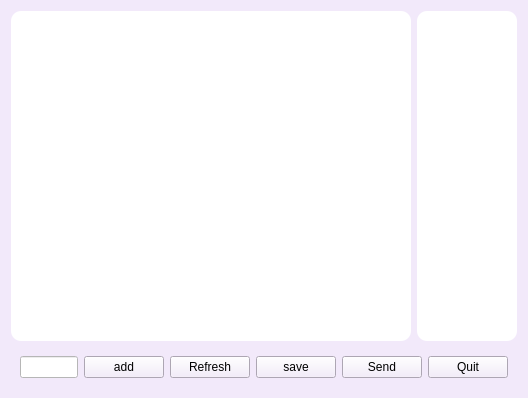
<?xml version="1.0" encoding="UTF-8"?>
<ui version="4.0">
 <class>GroupChat</class>
 <widget class="QWidget" name="GroupChat">
  <property name="geometry">
   <rect>
    <x>0</x>
    <y>0</y>
    <width>528</width>
    <height>398</height>
   </rect>
  </property>
  <property name="windowTitle">
   <string>ChatTime GroupChat</string>
  </property>
  <property name="styleSheet">
   <string notr="true">background-color: rgb(242, 233, 250);</string>
  </property>
  <layout class="QVBoxLayout" name="verticalLayout">
   <item>
    <layout class="QGridLayout" name="gridLayout">
     <item row="0" column="0">
      <widget class="QTextEdit" name="chatHistory">
       <property name="styleSheet">
        <string notr="true">background-color: rgb(255, 255, 255);border-radius: 10px;</string>
       </property>
      </widget>
     </item>
     <item row="1" column="0" colspan="2">
      <widget class="QWidget" name="widget" native="true">
       <layout class="QHBoxLayout" name="horizontalLayout">
        <item>
         <widget class="QLineEdit" name="messageInput">
          <property name="styleSheet">
           <string notr="true">background-color: rgb(255, 255, 255);</string>
          </property>
         </widget>
        </item>
        <item>
         <widget class="QPushButton" name="addFriendBtn">
          <property name="text">
           <string>add</string>
          </property>
         </widget>
        </item>
        <item>
         <widget class="QPushButton" name="refreshBtn">
          <property name="text">
           <string>Refresh</string>
          </property>
         </widget>
        </item>
        <item>
         <widget class="QPushButton" name="saveHistoryBtn">
          <property name="text">
           <string>save</string>
          </property>
         </widget>
        </item>
        <item>
         <widget class="QPushButton" name="sendBtn">
          <property name="text">
           <string>Send</string>
          </property>
         </widget>
        </item>
        <item>
         <widget class="QPushButton" name="Quit">
          <property name="text">
           <string>Quit</string>
          </property>
         </widget>
        </item>
       </layout>
      </widget>
     </item>
     <item row="0" column="1">
      <widget class="QListWidget" name="memberList">
       <property name="minimumSize">
        <size>
         <width>100</width>
         <height>200</height>
        </size>
       </property>
       <property name="maximumSize">
        <size>
         <width>100</width>
         <height>10000</height>
        </size>
       </property>
       <property name="styleSheet">
        <string notr="true">QListWidget {

	background-color: rgb(255, 255, 255);
    border: none;
    border-radius: 10px;

}
QListWidget::item {
    padding: 5px;
    border: 1px solid #DD8DC;
	
    border-radius: 5px;
    margin: 2px 0;

}</string>
       </property>
      </widget>
     </item>
    </layout>
   </item>
  </layout>
 </widget>
 <resources/>
 <connections/>
</ui>
